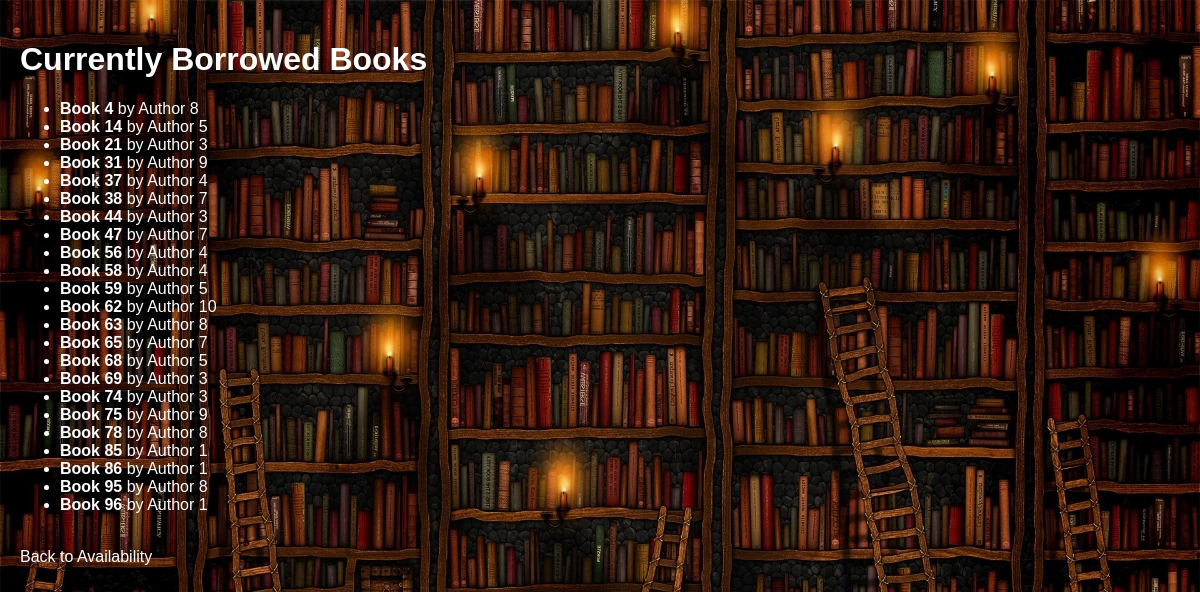
The app's page /availability/borrowed_books with its own data.
### initial.py (models this page shows)
class Book(db.Model):
    id = db.Column(db.Integer, primary_key=True)
    title = db.Column(db.String(100), nullable=False)
    author = db.Column(db.String(100), nullable=False)
    published_date = db.Column(db.String(10), nullable=False)
    status = db.Column(db.String(10), default="available")
    pages = db.Column(db.Integer, nullable=False, default=0)
    goodread_rating = db.Column(db.Float, nullable=False, default=0.0)
    loans = db.relationship('Loan', backref='book', lazy=True)     #backref to Loans

### initial.py (the view)
@app.route('/availability/borrowed_books')
def borrowed_books():
    borrowed_books = Book.query.filter_by(status="borrowed").all()
    return render_template('borrowed_books.html', borrowed_books=borrowed_books)

### templates/borrowed_books.html (shortened to what this page needs)
<!DOCTYPE html>
<html lang="en">
<head>
    <link rel="stylesheet" href="{{ url_for('static', filename='style.css') }}">
</head>
<body>
    <h1>Currently Borrowed Books</h1>
    <ul>
        {% for book in borrowed_books %}
            <li>
                <strong>{{ book.title }}</strong> by {{ book.author }}
            </li>
        {% endfor %}
    </ul>
    <br>
    <a href="{{ url_for('availability') }}">Back to Availability</a>
</body>
</html>

### static/style.css (style rules this page uses)
body { background-image: url('/static/background.jpg'); background-size: 100% 100%; background-position: center center; background-attachment: fixed; color: white; font-family: Arial, sans-serif; margin: 0; padding: 0; }
h1, h2, h3, p, a { color: white; }
a { text-decoration: none; }
body { padding: 20px; }

### records on screen
Book: title "Book 4", author "Author 8"
Book: title "Book 14", author "Author 5"
Book: title "Book 21", author "Author 3"
Book: title "Book 31", author "Author 9"
Book: title "Book 37", author "Author 4"
Book: title "Book 38", author "Author 7"
Book: title "Book 44", author "Author 3"
Book: title "Book 47", author "Author 7"
Book: title "Book 56", author "Author 4"
Book: title "Book 58", author "Author 4"
Book: title "Book 59", author "Author 5"
Book: title "Book 62", author "Author 10"
Book: title "Book 63", author "Author 8"
Book: title "Book 65", author "Author 7"
Book: title "Book 68", author "Author 5"
Book: title "Book 69", author "Author 3"
Book: title "Book 74", author "Author 3"
Book: title "Book 75", author "Author 9"
Book: title "Book 78", author "Author 8"
Book: title "Book 85", author "Author 1"
Book: title "Book 86", author "Author 1"
Book: title "Book 95", author "Author 8"
Book: title "Book 96", author "Author 1"
